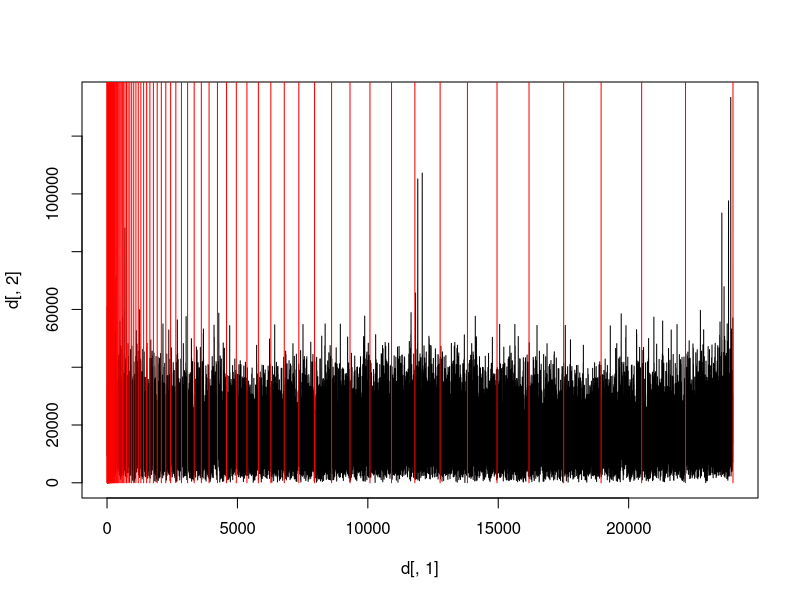
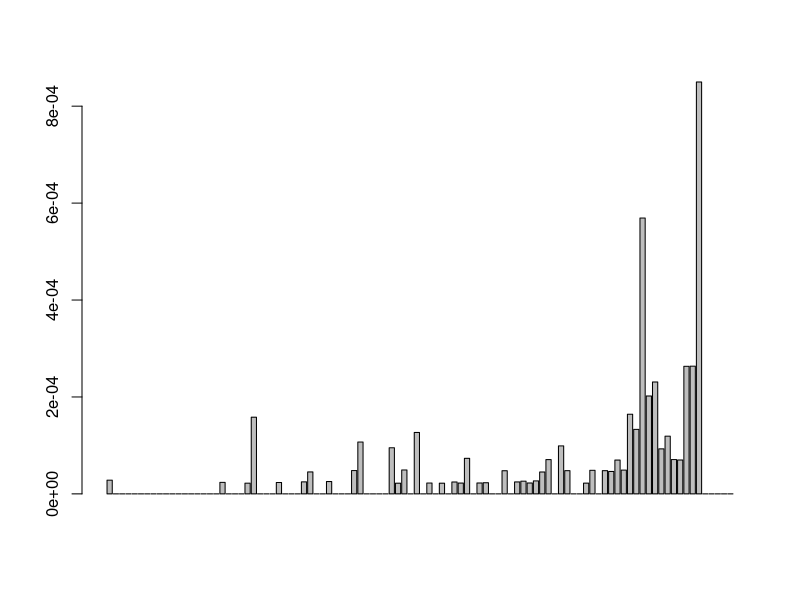

Write the R code that produced these figures, in order.
setwd("/home/pan/Documents/glfw-test")
#d <- read.csv("fft_python.csv")
d <- read.csv("fft_out.csv")
rate <- 48000
M <- 73728
step <- rate/M
d[,1] <- d[,1]/M*rate

num_groups <- 100

# Groupings
groups <- rep(0,num_groups)
step_size <- 1/num_groups
y0 <- 15
x0 <- 0
y1 <- M/2
x1 <- 1
b <- log(y0/y1)/(x0-x1)
a <- y0*exp(-b*x0)
c <- 1
for(j in seq(x0,x1,length.out = num_groups)){
  groups[c] <- a*exp(j*b)
  c <- c + 1
}

# groups <- rep(0,num_groups)
# y0 <- 15
# x0 <- 0
# y1 <- M/2
# x1 <- 1
# b <- log(y1/y0)/log(x1/x0)
# a <- y0*x0^(-b)
# c <- 1
# for(j in seq(x0,x1,length.out = num_groups)){
#   groups[c] <- a*(j^b)
#   c <- c + 1
# }


groups
#plot(d[,1],ifelse(d[,2]>quantile(d[,2],0.999),d[,2],0),type='l')
plot(d[,1],d[,2],type='l')
for(i in groups){
  lines(rep(i/M*rate,2),seq(0,2^32,length.out = 2),col="red")
}

grouped <- rep(0,num_groups)

group_pos = 1
qqq <- as.vector(quantile(d[,2],0.995))#max(d[,2])*0.75#0#as.vector(quantile(d[,2],0.9995))
for(i in 1:(M/2-1)){
  if(groups[group_pos]<=(i+1)*step){
    group_pos <- group_pos + 1
  }
  if(group_pos>=num_groups){
    group_pos = num_groups
  }
  if(d[i,2] > qqq){
    grouped[group_pos] <- grouped[group_pos] + d[i,2]
  }
  i
}

barplot(grouped/(2^31))
groups
